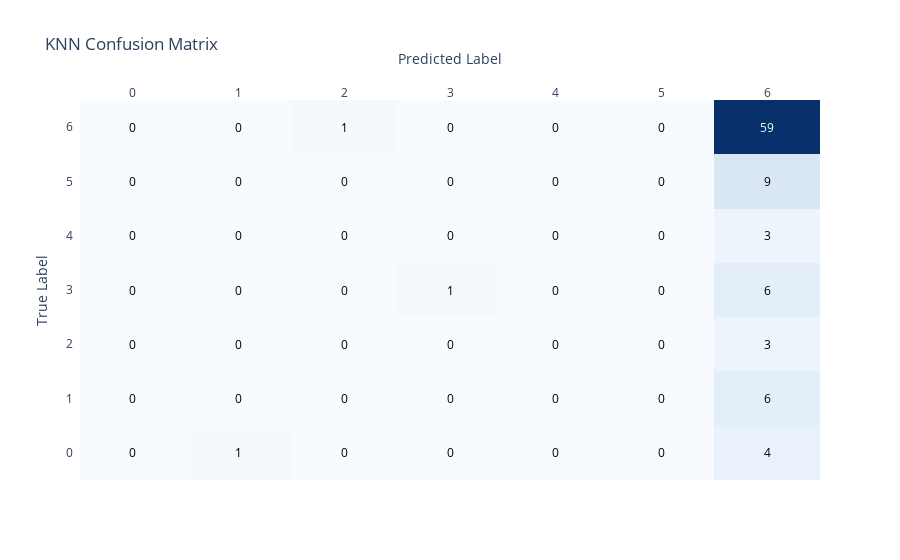

Here is the notebook cell this chart was saved with:
### Code cell
from sklearn.neighbors import KNeighborsClassifier

knn = KNeighborsClassifier()
knn.fit(X_train, y_train)

# Predictions
knn_test_predict = knn.predict(testingX)

# Print the accuracy
print(f'K-Nearest Neighbors Accuracy: {accuracy_score(testingY, knn_test_predict)}')

# Classification report and confusion matrix
report_knn = classification_report(testingY, knn_test_predict)
print(report_knn)

cm_knn = confusion_matrix(testingY, knn_test_predict)
cm_df_knn = pd.DataFrame(cm_knn, index=[str(i) for i in range(cm_knn.shape[0])], columns=[str(i) for i in range(cm_knn.shape[1])])

fig_knn = ff.create_annotated_heatmap(
    z=cm_df_knn.values,
    x=list(cm_df_knn.columns),
    y=list(cm_df_knn.index),
    annotation_text=cm_df_knn.values,
    colorscale='Blues'
)
fig_knn.update_layout(title='KNN Confusion Matrix', xaxis_title='Predicted Label', yaxis_title='True Label')
fig_knn.show()

### Figure 1 — Plotly figure (JSON) as saved in the notebook; plotly's stock layout.template omitted (floating-point values rounded to 4 significant figures)
{"data": [{"colorscale": [[0, "rgb(247,251,255)"], [0.125, "rgb(222,235,247)"], [0.25, "rgb(198,219,239)"], [0.375, "rgb(158,202,225)"], [0.5, "rgb(107,174,214)"], [0.625, "rgb(66,146,198)"], [0.75, "rgb(33,113,181)"], [0.875, "rgb(8,81,156)"], [1, "rgb(8,48,107)"]], "reversescale": false, "showscale": false, "type": "heatmap", "x": ["0", "1", "2", "3", "4", "5", "6"], "y": ["0", "1", "2", "3", "4", "5", "6"], "z": [[0, 1, 0, 0, 0, 0, 4], [0, 0, 0, 0, 0, 0, 6], [0, 0, 0, 0, 0, 0, 3], [0, 0, 0, 1, 0, 0, 6], [0, 0, 0, 0, 0, 0, 3], [0, 0, 0, 0, 0, 0, 9], [0, 0, 1, 0, 0, 0, 59]]}], "layout": {"annotations": [{"font": {"color": "#000000"}, "showarrow": false, "text": "0", "x": "0", "xref": "x", "y": "0", "yref": "y"}, {"font": {"color": "#000000"}, "showarrow": false, "text": "1", "x": "1", "xref": "x", "y": "0", "yref": "y"}, {"font": {"color": "#000000"}, "showarrow": false, "text": "0", "x": "2", "xref": "x", "y": "0", "yref": "y"}, {"font": {"color": "#000000"}, "showarrow": false, "text": "0", "x": "3", "xref": "x", "y": "0", "yref": "y"}, {"font": {"color": "#000000"}, "showarrow": false, "text": "0", "x": "4", "xref": "x", "y": "0", "yref": "y"}, {"font": {"color": "#000000"}, "showarrow": false, "text": "0", "x": "5", "xref": "x", "y": "0", "yref": "y"}, {"font": {"color": "#000000"}, "showarrow": false, "text": "4", "x": "6", "xref": "x", "y": "0", "yref": "y"}, {"font": {"color": "#000000"}, "showarrow": false, "text": "0", "x": "0", "xref": "x", "y": "1", "yref": "y"}, {"font": {"color": "#000000"}, "showarrow": false, "text": "0", "x": "1", "xref": "x", "y": "1", "yref": "y"}, {"font": {"color": "#000000"}, "showarrow": false, "text": "0", "x": "2", "xref": "x", "y": "1", "yref": "y"}, {"font": {"color": "#000000"}, "showarrow": false, "text": "0", "x": "3", "xref": "x", "y": "1", "yref": "y"}, {"font": {"color": "#000000"}, "showarrow": false, "text": "0", "x": "4", "xref": "x", "y": "1", "yref": "y"}, {"font": {"color": "#000000"}, "showarrow": false, "text": "0", "x": "5", "xref": "x", "y": "1", "yref": "y"}, {"font": {"color": "#000000"}, "showarrow": false, "text": "6", "x": "6", "xref": "x", "y": "1", "yref": "y"}, {"font": {"color": "#000000"}, "showarrow": false, "text": "0", "x": "0", "xref": "x", "y": "2", "yref": "y"}, {"font": {"color": "#000000"}, "showarrow": false, "text": "0", "x": "1", "xref": "x", "y": "2", "yref": "y"}, {"font": {"color": "#000000"}, "showarrow": false, "text": "0", "x": "2", "xref": "x", "y": "2", "yref": "y"}, {"font": {"color": "#000000"}, "showarrow": false, "text": "0", "x": "3", "xref": "x", "y": "2", "yref": "y"}, {"font": {"color": "#000000"}, "showarrow": false, "text": "0", "x": "4", "xref": "x", "y": "2", "yref": "y"}, {"font": {"color": "#000000"}, "showarrow": false, "text": "0", "x": "5", "xref": "x", "y": "2", "yref": "y"}, {"font": {"color": "#000000"}, "showarrow": false, "text": "3", "x": "6", "xref": "x", "y": "2", "yref": "y"}, {"font": {"color": "#000000"}, "showarrow": false, "text": "0", "x": "0", "xref": "x", "y": "3", "yref": "y"}, {"font": {"color": "#000000"}, "showarrow": false, "text": "0", "x": "1", "xref": "x", "y": "3", "yref": "y"}, {"font": {"color": "#000000"}, "showarrow": false, "text": "0", "x": "2", "xref": "x", "y": "3", "yref": "y"}, {"font": {"color": "#000000"}, "showarrow": false, "text": "1", "x": "3", "xref": "x", "y": "3", "yref": "y"}, {"font": {"color": "#000000"}, "showarrow": false, "text": "0", "x": "4", "xref": "x", "y": "3", "yref": "y"}, {"font": {"color": "#000000"}, "showarrow": false, "text": "0", "x": "5", "xref": "x", "y": "3", "yref": "y"}, {"font": {"color": "#000000"}, "showarrow": false, "text": "6", "x": "6", "xref": "x", "y": "3", "yref": "y"}, {"font": {"color": "#000000"}, "showarrow": false, "text": "0", "x": "0", "xref": "x", "y": "4", "yref": "y"}, {"font": {"color": "#000000"}, "showarrow": false, "text": "0", "x": "1", "xref": "x", "y": "4", "yref": "y"}, {"font": {"color": "#000000"}, "showarrow": false, "text": "0", "x": "2", "xref": "x", "y": "4", "yref": "y"}, {"font": {"color": "#000000"}, "showarrow": false, "text": "0", "x": "3", "xref": "x", "y": "4", "yref": "y"}, {"font": {"color": "#000000"}, "showarrow": false, "text": "0", "x": "4", "xref": "x", "y": "4", "yref": "y"}, {"font": {"color": "#000000"}, "showarrow": false, "text": "0", "x": "5", "xref": "x", "y": "4", "yref": "y"}, {"font": {"color": "#000000"}, "showarrow": false, "text": "3", "x": "6", "xref": "x", "y": "4", "yref": "y"}, {"font": {"color": "#000000"}, "showarrow": false, "text": "0", "x": "0", "xref": "x", "y": "5", "yref": "y"}, {"font": {"color": "#000000"}, "showarrow": false, "text": "0", "x": "1", "xref": "x", "y": "5", "yref": "y"}, {"font": {"color": "#000000"}, "showarrow": false, "text": "0", "x": "2", "xref": "x", "y": "5", "yref": "y"}, {"font": {"color": "#000000"}, "showarrow": false, "text": "0", "x": "3", "xref": "x", "y": "5", "yref": "y"}, {"font": {"color": "#000000"}, "showarrow": false, "text": "0", "x": "4", "xref": "x", "y": "5", "yref": "y"}, {"font": {"color": "#000000"}, "showarrow": false, "text": "0", "x": "5", "xref": "x", "y": "5", "yref": "y"}, {"font": {"color": "#000000"}, "showarrow": false, "text": "9", "x": "6", "xref": "x", "y": "5", "yref": "y"}, {"font": {"color": "#000000"}, "showarrow": false, "text": "0", "x": "0", "xref": "x", "y": "6", "yref": "y"}, {"font": {"color": "#000000"}, "showarrow": false, "text": "0", "x": "1", "xref": "x", "y": "6", "yref": "y"}, {"font": {"color": "#000000"}, "showarrow": false, "text": "1", "x": "2", "xref": "x", "y": "6", "yref": "y"}, {"font": {"color": "#000000"}, "showarrow": false, "text": "0", "x": "3", "xref": "x", "y": "6", "yref": "y"}, {"font": {"color": "#000000"}, "showarrow": false, "text": "0", "x": "4", "xref": "x", "y": "6", "yref": "y"}, {"font": {"color": "#000000"}, "showarrow": false, "text": "0", "x": "5", "xref": "x", "y": "6", "yref": "y"}, {"font": {"color": "#FFFFFF"}, "showarrow": false, "text": "59", "x": "6", "xref": "x", "y": "6", "yref": "y"}], "title": {"text": "KNN Confusion Matrix"}, "xaxis": {"dtick": 1, "gridcolor": "rgb(0, 0, 0)", "side": "top", "ticks": "", "title": {"text": "Predicted Label"}}, "yaxis": {"dtick": 1, "ticks": "", "ticksuffix": "  ", "title": {"text": "True Label"}}}}
